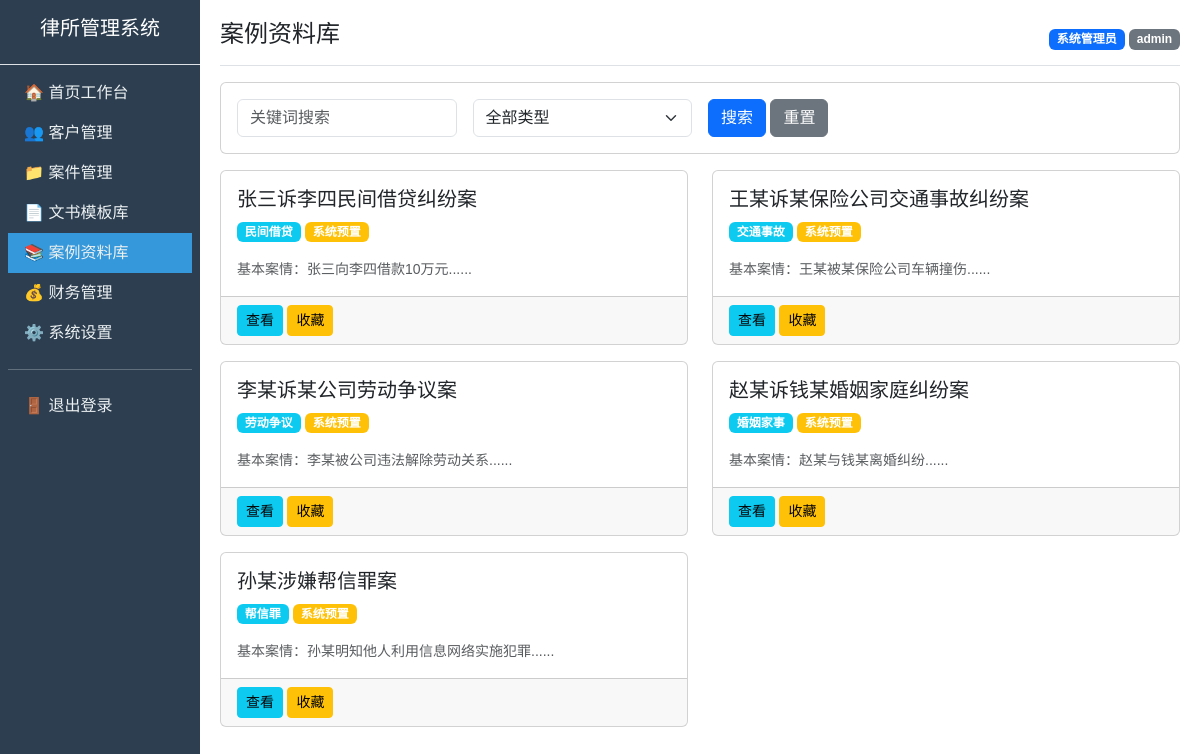
The page /case_library/list (signed in) on the database its author committed.
### models.py (models this page shows)
class CaseLibrary(db.Model):
    __tablename__ = "case_library"
    id = db.Column(db.Integer, primary_key=True, autoincrement=True)
    title = db.Column(db.String(256))  # 案例标题
    case_type = db.Column(db.String(64))  # 案由
    key_point = db.Column(db.Text)  # 裁判要点
    case_content = db.Column(db.Text)  # 案情详情
    law_basis = db.Column(db.Text)  # 法律依据
    result = db.Column(db.Text)  # 裁判结果
    is_system = db.Column(db.Integer, default=0)  # 1系统预置 0自建
    create_uid = db.Column(db.Integer, db.ForeignKey("sys_user.id"))  # 录入人ID
    create_time = db.Column(db.DateTime, default=datetime.now)

### app.py (the view)
@app.route('/case_library/list')
def case_library_list():
    case_type = request.args.get('case_type', '')
    keyword = request.args.get('keyword', '')
    query = CaseLibrary.query
    if case_type:
        query = query.filter_by(case_type=case_type)
    if keyword:
        query = query.filter(CaseLibrary.title.contains(keyword) | CaseLibrary.key_point.contains(keyword))
    cases = query.all()
    return render_template('case_library/list.html', cases=cases, case_type=case_type, keyword=keyword)

### app.py (called while the page is built)
@app.before_request
def login_required():
    allowed_paths = ['/login', '/static/']
    if request.path in allowed_paths or request.path.startswith('/static'):
        return None
    if 'user_id' not in session:
        return redirect(url_for('login'))
    return None

### templates/case_library/list.html (shortened to what this page needs)
{% extends "base.html" %}
{% block page_title %}案例资料库{% endblock %}
{% block content %}
<div class="card mb-3">
    <div class="card-body">
        <form method="GET" class="row g-3">
            <div class="col-md-3">
                <input type="text" name="keyword" class="form-control" placeholder="关键词搜索" value="{{ keyword or '' }}">
            </div>
            <div class="col-md-3">
                <select name="case_type" class="form-select">
                    <option value="">全部类型</option>
                </select>
            </div>
            <div class="col-md-3">
                <button type="submit" class="btn btn-primary">搜索</button>
                <a href="/case_library/list" class="btn btn-secondary">重置</a>
            </div>
        </form>
    </div>
</div>
<div class="row">
    {% for case in cases %}
    <div class="col-md-6 mb-3">
        <div class="card h-100">
            <div class="card-body">
                <h5 class="card-title">{{ case.title }}</h5>
                <p class="card-text">
                    <span class="badge bg-info">{{ case.case_type }}</span>
                    {% if case.is_system == 1 %}
                    <span class="badge bg-warning">系统预置</span>
                    {% else %}
                    <span class="badge bg-secondary">自建</span>
                    {% endif %}
                </p>
                <p class="card-text text-muted small">{{ case.case_content[:150] if case.case_content else '' }}...</p>
            </div>
            <div class="card-footer">
                <a href="/case_library/detail/{{ case.id }}" class="btn btn-sm btn-info">查看</a>
                <a href="/case_library/favorite/{{ case.id }}" class="btn btn-sm btn-warning">收藏</a>
            </div>
        </div>
    </div>
    {% else %}
    <div class="col-12">
        <p class="text-center text-muted">暂无案例</p>
    </div>
    {% endfor %}
</div>
{% endblock %}

### templates/base.html (style rules this page uses)
body { font-family: "Microsoft YaHei", sans-serif; }

### rows shown on the page
CaseLibrary: title "张三诉李四民间借贷纠纷案", case_type "民间借贷", is_system "系统预置", case_content "基本案情：张三向李四借款10万元..."
CaseLibrary: title "王某诉某保险公司交通事故纠纷案", case_type "交通事故", is_system "系统预置", case_content "基本案情：王某被某保险公司车辆撞伤..."
CaseLibrary: title "李某诉某公司劳动争议案", case_type "劳动争议", is_system "系统预置", case_content "基本案情：李某被公司违法解除劳动关系..."
CaseLibrary: title "赵某诉钱某婚姻家庭纠纷案", case_type "婚姻家事", is_system "系统预置", case_content "基本案情：赵某与钱某离婚纠纷..."
CaseLibrary: title "孙某涉嫌帮信罪案", case_type "帮信罪", is_system "系统预置", case_content "基本案情：孙某明知他人利用信息网络实施犯罪..."

### other values the page prints
{{ session.real_name }} "系统管理员"
{{ session.role }} "admin"
